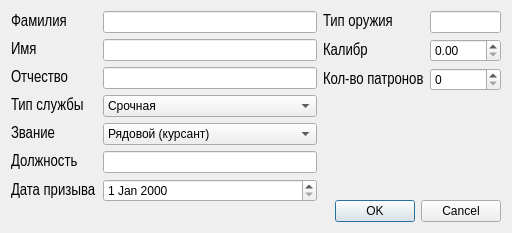
<?xml version="1.0" encoding="UTF-8"?>
<ui version="4.0">
 <class>AddSoldierDialog</class>
 <widget class="QDialog" name="AddSoldierDialog">
  <property name="geometry">
   <rect>
    <x>0</x>
    <y>0</y>
    <width>500</width>
    <height>233</height>
   </rect>
  </property>
  <property name="windowTitle">
   <string>Dialog</string>
  </property>
  <layout class="QHBoxLayout" name="horizontalLayout">
   <item>
    <layout class="QFormLayout" name="formLayout">
     <item row="0" column="0">
      <widget class="QLabel" name="label">
       <property name="font">
        <font>
         <family>Arial Narrow</family>
         <pointsize>12</pointsize>
        </font>
       </property>
       <property name="text">
        <string>Фамилия</string>
       </property>
      </widget>
     </item>
     <item row="0" column="1">
      <widget class="QLineEdit" name="surname"/>
     </item>
     <item row="1" column="0">
      <widget class="QLabel" name="label_2">
       <property name="font">
        <font>
         <family>Arial Narrow</family>
         <pointsize>12</pointsize>
        </font>
       </property>
       <property name="text">
        <string>Имя</string>
       </property>
      </widget>
     </item>
     <item row="1" column="1">
      <widget class="QLineEdit" name="name"/>
     </item>
     <item row="2" column="0">
      <widget class="QLabel" name="label_3">
       <property name="font">
        <font>
         <family>Arial Narrow</family>
         <pointsize>12</pointsize>
        </font>
       </property>
       <property name="text">
        <string>Отчество</string>
       </property>
      </widget>
     </item>
     <item row="2" column="1">
      <widget class="QLineEdit" name="father_name"/>
     </item>
     <item row="3" column="0">
      <widget class="QLabel" name="label_4">
       <property name="font">
        <font>
         <family>Arial Narrow</family>
         <pointsize>12</pointsize>
        </font>
       </property>
       <property name="text">
        <string>Тип службы</string>
       </property>
      </widget>
     </item>
     <item row="4" column="0">
      <widget class="QLabel" name="label_5">
       <property name="font">
        <font>
         <family>Arial Narrow</family>
         <pointsize>12</pointsize>
        </font>
       </property>
       <property name="text">
        <string>Звание</string>
       </property>
      </widget>
     </item>
     <item row="5" column="0">
      <widget class="QLabel" name="label_6">
       <property name="font">
        <font>
         <family>Arial Narrow</family>
         <pointsize>12</pointsize>
        </font>
       </property>
       <property name="text">
        <string>Должность</string>
       </property>
      </widget>
     </item>
     <item row="5" column="1">
      <widget class="QLineEdit" name="position"/>
     </item>
     <item row="6" column="0">
      <widget class="QLabel" name="label_7">
       <property name="font">
        <font>
         <family>Arial Narrow</family>
         <pointsize>12</pointsize>
        </font>
       </property>
       <property name="text">
        <string>Дата призыва</string>
       </property>
      </widget>
     </item>
     <item row="6" column="1">
      <widget class="QDateEdit" name="date"/>
     </item>
     <item row="3" column="1">
      <widget class="QComboBox" name="type">
       <item>
        <property name="text">
         <string>Срочная</string>
        </property>
       </item>
       <item>
        <property name="text">
         <string>Контрактная</string>
        </property>
       </item>
      </widget>
     </item>
     <item row="4" column="1">
      <widget class="QComboBox" name="rank">
       <item>
        <property name="text">
         <string>Рядовой (курсант)</string>
        </property>
       </item>
       <item>
        <property name="text">
         <string>Ефрейтор</string>
        </property>
       </item>
       <item>
        <property name="text">
         <string>Младший сержант</string>
        </property>
       </item>
       <item>
        <property name="text">
         <string>Сержант</string>
        </property>
       </item>
       <item>
        <property name="text">
         <string>Старший сержант</string>
        </property>
       </item>
       <item>
        <property name="text">
         <string>Старшина</string>
        </property>
       </item>
       <item>
        <property name="text">
         <string>Прапорщик</string>
        </property>
       </item>
       <item>
        <property name="text">
         <string>Старший прапорщик</string>
        </property>
       </item>
       <item>
        <property name="text">
         <string>Младший лейтенант</string>
        </property>
       </item>
       <item>
        <property name="text">
         <string>Лейтенант</string>
        </property>
       </item>
       <item>
        <property name="text">
         <string>Старший лейтенант</string>
        </property>
       </item>
       <item>
        <property name="text">
         <string>Капитан</string>
        </property>
       </item>
       <item>
        <property name="text">
         <string>Майор</string>
        </property>
       </item>
       <item>
        <property name="text">
         <string>Подполковник</string>
        </property>
       </item>
       <item>
        <property name="text">
         <string>Полковник</string>
        </property>
       </item>
       <item>
        <property name="text">
         <string>Генерал-майор</string>
        </property>
       </item>
       <item>
        <property name="text">
         <string>Генерал-лейтенант</string>
        </property>
       </item>
       <item>
        <property name="text">
         <string>Генерал-полковник</string>
        </property>
       </item>
       <item>
        <property name="text">
         <string>Генерал армии</string>
        </property>
       </item>
       <item>
        <property name="text">
         <string>Маршал Российской Федерации</string>
        </property>
       </item>
      </widget>
     </item>
    </layout>
   </item>
   <item>
    <layout class="QVBoxLayout" name="verticalLayout">
     <property name="rightMargin">
      <number>0</number>
     </property>
     <item>
      <layout class="QFormLayout" name="formLayout_2">
       <property name="rightMargin">
        <number>0</number>
       </property>
       <item row="0" column="0">
        <widget class="QLabel" name="label_8">
         <property name="font">
          <font>
           <family>Arial Narrow</family>
           <pointsize>12</pointsize>
          </font>
         </property>
         <property name="text">
          <string>Тип оружия</string>
         </property>
        </widget>
       </item>
       <item row="0" column="1">
        <widget class="QLineEdit" name="gun"/>
       </item>
       <item row="1" column="0">
        <widget class="QLabel" name="label_9">
         <property name="font">
          <font>
           <family>Arial Narrow</family>
           <pointsize>12</pointsize>
          </font>
         </property>
         <property name="text">
          <string>Калибр</string>
         </property>
        </widget>
       </item>
       <item row="2" column="0">
        <widget class="QLabel" name="label_10">
         <property name="font">
          <font>
           <family>Arial Narrow</family>
           <pointsize>12</pointsize>
          </font>
         </property>
         <property name="text">
          <string>Кол-во патронов</string>
         </property>
        </widget>
       </item>
       <item row="2" column="1">
        <widget class="QSpinBox" name="count">
         <property name="maximum">
          <number>5000</number>
         </property>
        </widget>
       </item>
       <item row="1" column="1">
        <widget class="QDoubleSpinBox" name="caliber">
         <property name="maximum">
          <double>1000.990000000000009</double>
         </property>
        </widget>
       </item>
      </layout>
     </item>
     <item>
      <widget class="QDialogButtonBox" name="buttonBox">
       <property name="standardButtons">
        <set>QDialogButtonBox::Cancel|QDialogButtonBox::Ok</set>
       </property>
      </widget>
     </item>
    </layout>
   </item>
  </layout>
 </widget>
 <resources/>
 <connections/>
</ui>
